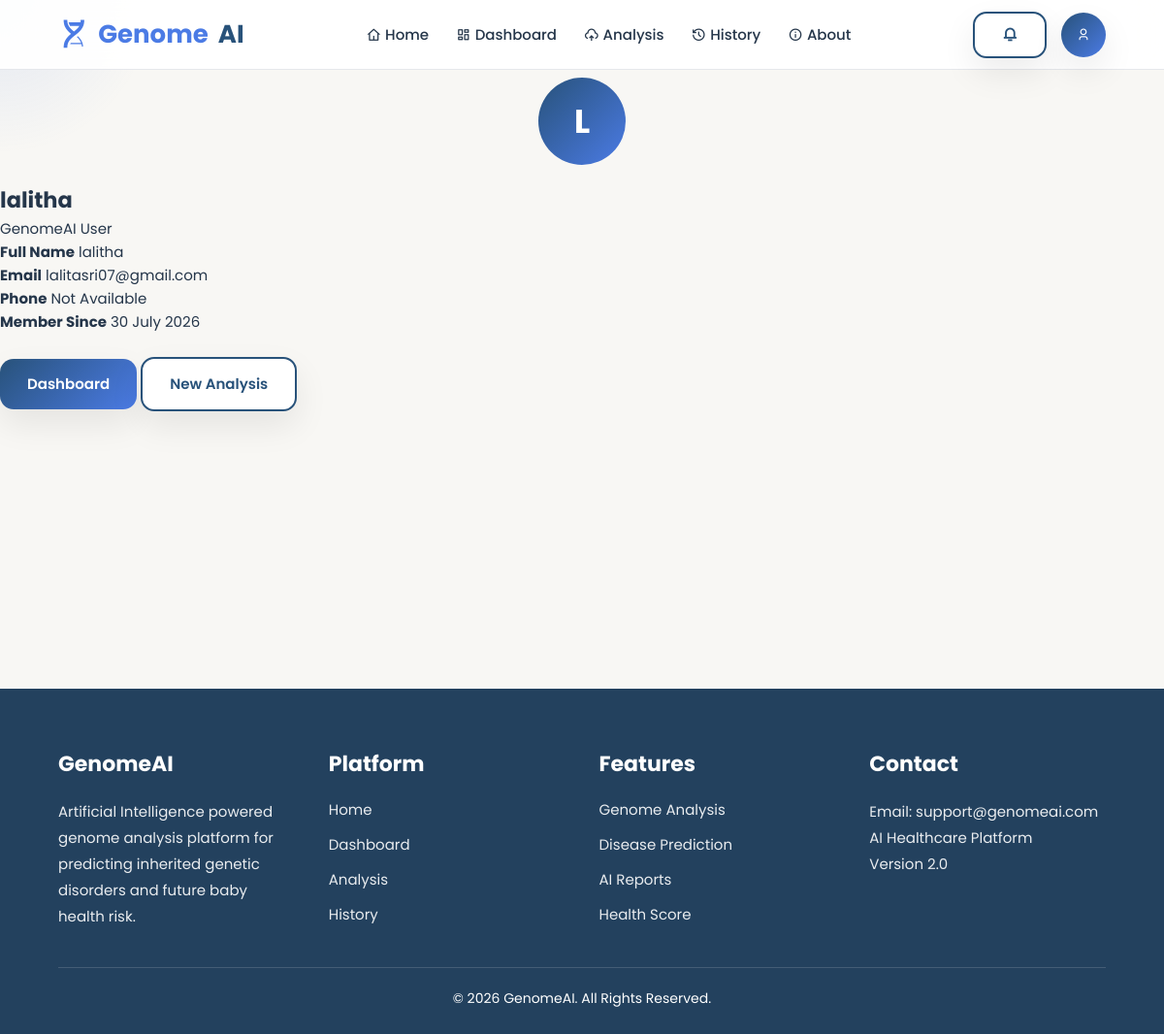
Screenshot of /profile (signed in) with the database file from the repository.
### models/user.py (models this page shows, shortened)
class User(db.Model):
    __tablename__ = "users"
    id = db.Column(db.Integer, primary_key=True)
    full_name = db.Column(db.String(120), nullable=False)
    email = db.Column(db.String(120), unique=True, nullable=False)
    phone = db.Column(db.String(20), unique=True)
    password = db.Column(db.String(255), nullable=False)
    created_at = db.Column(db.DateTime, default=datetime.utcnow)
    analyses = db.relationship(
        "AnalysisHistory",
        backref="user",
        lazy=True,
        cascade="all, delete-orphan"
    )

### app.py (the view)
@app.route("/profile")
def profile():
    if "user_id" not in session:
        return redirect(
            url_for("login")
        )
    user = User.query.get(
        session["user_id"]
    )
    return render_template(
        "profile.html",
        user=user
    )

### templates/profile.html (shortened to what this page needs)
{% extends "base.html" %}
{% block content %}
<div class="profile-page">
    <div class="profile-box">
        <div class="profile-avatar">
            {{ user.full_name[0]|upper }}
        </div>
        <h2>
            {{ user.full_name }}
        </h2>
        <p>
            GenomeAI User
        </p>
        <div class="profile-info">
            <div class="profile-item">
                <strong>Full Name</strong>
                <span>{{ user.full_name }}</span>
            </div>
            <div class="profile-item">
                <strong>Email</strong>
                <span>{{ user.email }}</span>
            </div>
            <div class="profile-item">
                <strong>Phone</strong>
                <span>
                    {{ user.phone if user.phone else "Not Available" }}
                </span>
            </div>
            <div class="profile-item">
                <strong>Member Since</strong>
                <span>
                    {{ user.created_at.strftime("%d %B %Y") }}
                </span>
            </div>
        </div>
        <br>
        <a href="{{ url_for('dashboard') }}" class="btn">
            Dashboard
        </a>
        <a href="{{ url_for('upload') }}" class="btn btn-outline">
            New Analysis
        </a>
    </div>
</div>
{% endblock %}

### static/css/style.css (style rules this page uses)
:root { --primary:#28527A; --secondary:#4B7BE5; --accent:#8FB8ED; --success:#2E8B57; --warning:#D4A017; --danger:#D9534F; --bg:#F8F7F4; --card:#FFFFFF; --border:#E5E7EB; --text:#25364A; --muted:#6B7280; --shadow:0 15px 35px rgba(0,0,0,.08); --radius:18px; }
* { margin:0; padding:0; box-sizing:border-box; }
html { scroll-behavior:smooth; }
body { font-family:"Poppins",sans-serif; background:var(--bg); color:var(--text); font-size:15px; line-height:1.6; overflow-x:hidden; min-height:100vh; }
a { text-decoration:none; color:inherit; transition:.3s; }
.btn { display:inline-flex; align-items:center; justify-content:center; gap:10px; padding:14px 28px; border:none; border-radius:14px; cursor:pointer; font-size:15px; font-weight:600; transition:.3s; background:linear-gradient( 135deg, var(--primary), var(--secondary) ); color:#fff; box-shadow:var(--shadow); }
.btn-outline { background:#fff; color:var(--primary); border:2px solid var(--primary); }
.profile-avatar { width:90px; height:90px; margin:auto; border-radius:50%; display:flex; justify-content:center; align-items:center; background:linear-gradient( 135deg, var(--primary), var(--secondary) ); color:#fff; font-size:34px; font-weight:700; margin-bottom:18px; }

### rows the page displays
User: full_name "L", full_name "lalitha", email "lalitasri07@gmail.com", phone "Not Available", created_at "30 July 2026"
